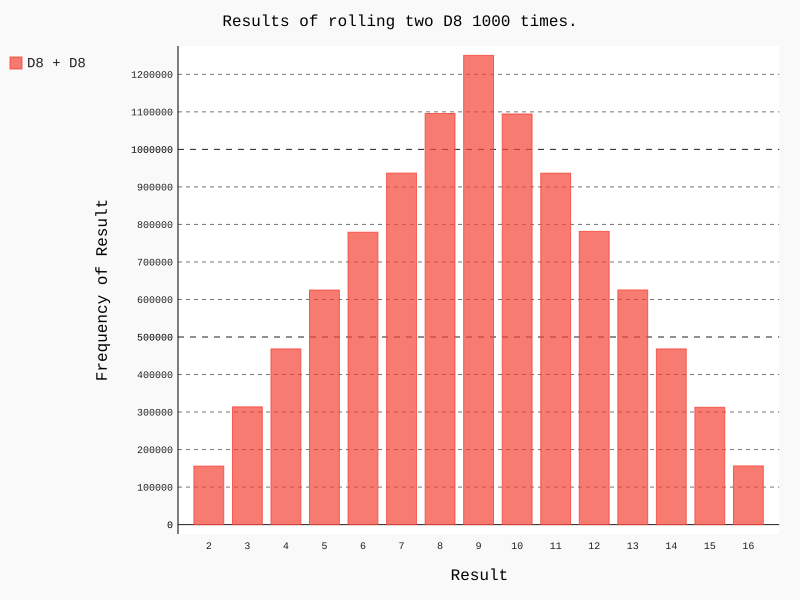

Generate this figure with Python:
from die import Die
import pygal

# 创建l两个个 D6
die_1 = Die(8)
die_2 = Die(8)

#掷几次骰子，并将结果存储在一个列表中
results = []
for roll_num in range(100000000):
    result = die_1.roll() + die_2.roll()
    results.append(result)

# 分析结果
frequencies = []
max_result = die_1.num_sides + die_2.num_sides
for value in range(2, max_result + 1):
    frequency = results.count(value)
    frequencies.append(frequency)

# 对结果进行可视化
hist = pygal.Bar()

hist.title = "Results of rolling two D8 1000 times."
hist.x_labels = list(x for x in range(2, die_1.num_sides + die_2.num_sides + 1))
hist.x_title = "Result"
hist.y_title = "Frequency of Result"

hist.add('D8 + D8', frequencies)
hist.render_to_file('dice_visual.svg')
